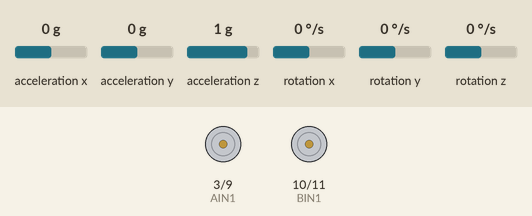
Recording of a sketch running on a simulated Arduino Uno, built with avr-gcc and run on an emulated ATmega328P. Parts: motor-driver pin pairs drawn as motors (green arrow = first pin HIGH = forward, orange = second pin HIGH = backward, longer = more drive). Wiring (inferred from the names in the program): MPU-6050 motion sensor at I2C address 0x68. The test bench sets the inputs (shaded band); at power-on: acceleration y 0 g, rotation x 0 °/s, acceleration z 1 g, acceleration x 0 g, rotation y 0 °/s, rotation z 0 °/s.

Above: at 1.3 s.
1.4 s: acceleration y set to -1.4 g
At 1.89 s:
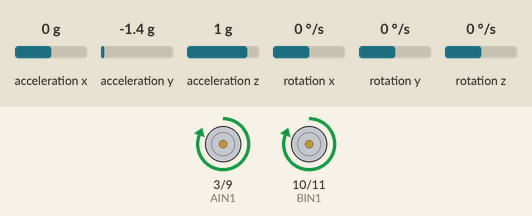
3.5 s: rotation x set to 192 °/s
At 4.5 s:
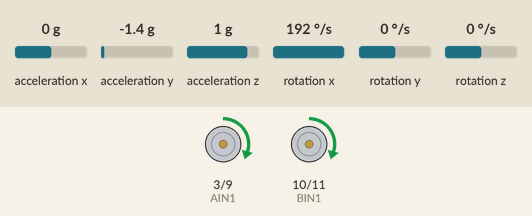
6.5 s: acceleration y set to -1 g
At 7.1 s:
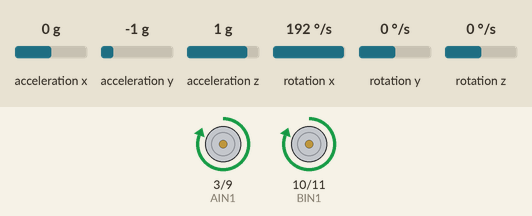
8.0 s: acceleration y set to 0 g
At 9.49 s:
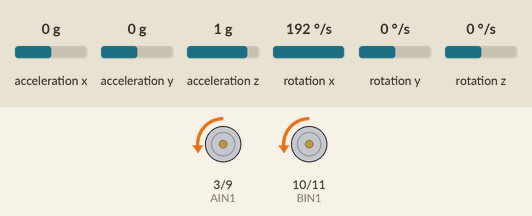
11.0 s: acceleration z set to 0.1 g
14.0 s: acceleration z set to -0.2 g
Timing chart, 0 to 16.6 s (numbered marks = the images above; inputs shaded):
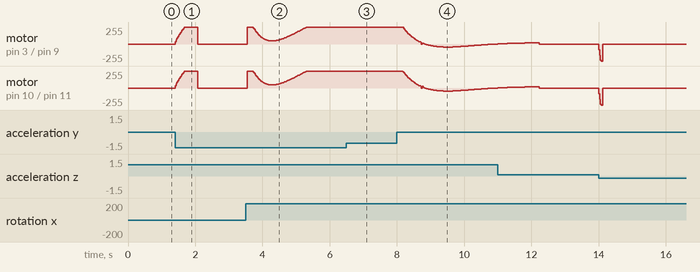

Measured:
- the behaviour switches between -1.2 and -1.1 g on acceleration y (found by bisection; images 2 and 3)
- after the input at 1.4 s, motor on pin 3 (AIN1) / pin 9 (AIN2), motor on pin 10 (BIN1) / pin 11 (BIN2): rises from stopped to forward 255/255 in 0.27 s, then falls to stopped in 0.40 s
- after the input at 6.5 s, motor on pin 3 (AIN1) / pin 9 (AIN2), motor on pin 10 (BIN1) / pin 11 (BIN2): stays forward 255/255 (without the input it goes to stopped after 0.05 s)

The sketch:

Test.ino
```cpp
#include <Wire.h>

// http://www.bajdi.com
// Self balancing bot:
// µController = ATmega328
// 2 Pololu micro metal gear motors with 60mm wheels + DRV8833 motor controller
// 6DOF MPU6050 sensor


#include "Kalman.h" // Source: https://github.com/TKJElectronics/KalmanFilter

Kalman kalmanX; // Create the Kalman instances
Kalman kalmanY; // Create the Kalman instance

/* IMU Data */
int16_t accX, accY, accZ;
int16_t tempRaw;
int16_t gyroX, gyroY, gyroZ;

float accXangle;//, accYangle; // Angle calculate using the accelerometer
float gyroXangle;//, gyroYangle; // Angle calculate using the gyro
float kalAngleX;//, kalAngleY; // Calculate the angle using a Kalman filter

unsigned long timer;
uint8_t i2cData[14]; // Buffer for I2C data
float CurrentAngle;

// Motor controller pins
const int AIN1 = 3;  // (pwm) pin 3 connected to pin AIN1
const int AIN2 = 9;  // (pwm) pin 9 connected to pin AIN2
const int BIN1 = 10; // (pwm) pin 10 connected to pin BIN1
const int BIN2 = 11;  // (pwm) pin 11 connected to pin BIN2

int speed;

// PID
const float Kp = 4;
const float Ki = 1;
const float Kd = 1;
float pTerm, iTerm, dTerm, integrated_error, last_error, error;
const float K = 1.9*1.12;
#define   GUARD_GAIN   10.0

#define runEvery(t) for (static typeof(t) _lasttime;(typeof(t))((typeof(t))millis() - _lasttime) > (t);_lasttime += (t))


void setup() {
  pinMode(AIN1, OUTPUT); // set pins to output
  pinMode(AIN2, OUTPUT);
  pinMode(BIN1, OUTPUT);
  pinMode(BIN2, OUTPUT);
  Serial.begin(57600);
  Wire.begin();

  i2cData[0] = 7; // Set the sample rate to 1000Hz - 8kHz/(7+1) = 1000Hz
  i2cData[1] = 0x00; // Disable FSYNC and set 260 Hz Acc filtering, 256 Hz Gyro filtering, 8 KHz sampling
  i2cData[2] = 0x00; // Set Gyro Full Scale Range to ±250deg/s
  i2cData[3] = 0x00; // Set Accelerometer Full Scale Range to ±2g
  while(i2cWrite(0x19,i2cData,4,false)); // Write to all four registers at once
  while(i2cWrite(0x6B,0x01,true)); // PLL with X axis gyroscope reference and disable sleep mode

    while(i2cRead(0x75,i2cData,1));
  if(i2cData[0] != 0x68) { // Read "WHO_AM_I" register
    Serial.print(F("Error reading sensor"));
    while(1);
  }

  delay(100); // Wait for sensor to stabilize

  /* Set kalman and gyro starting angle */
  while(i2cRead(0x3B,i2cData,6));
  accX = ((i2cData[0] << 8) | i2cData[1]);
  accY = ((i2cData[2] << 8) | i2cData[3]);
  accZ = ((i2cData[4] << 8) | i2cData[5]);
  accXangle = (atan2(accY,accZ)+PI)*RAD_TO_DEG;

  kalmanX.setAngle(accXangle); // Set starting angle
  gyroXangle = accXangle;
  timer = micros();
}

void loop() {
  runEvery(25)  // run code @ 40 Hz
  {
    dof();
    if (CurrentAngle <= 180.2 && CurrentAngle >= 179.8)
    {
      stop();
    }
    else{
    if (CurrentAngle < 230 && CurrentAngle > 130)
    {
    Pid();
    Motors();
    }
    else
    {
      stop();
    }
  }
  }
}

void Motors(){
  if (speed > 0)
  {
    //forward
    analogWrite(AIN1, speed);
    analogWrite(AIN2, 0);
    analogWrite(BIN1, speed);
    analogWrite(BIN2, 0);
  }
  else
  {
    // backward
    speed = map(speed,0,-255,0,255);
    analogWrite(AIN1, 0);
    analogWrite(AIN2, speed);
    analogWrite(BIN1, 0);
    analogWrite(BIN2, speed);
  }
}

void stop()
{
  analogWrite(AIN1, 0);
  analogWrite(AIN2, 0);
  analogWrite(BIN1, 0);
  analogWrite(BIN2, 0);
}

void Pid(){
  error = 180 - CurrentAngle;  // 180 = level
  pTerm = Kp * error;
  integrated_error += error;
  iTerm = Ki * constrain(integrated_error, -GUARD_GAIN, GUARD_GAIN);
  dTerm = Kd * (error - last_error);
  last_error = error;
  speed = constrain(K*(pTerm + iTerm + dTerm), -255, 255);
}

void dof()
{
  while(i2cRead(0x3B,i2cData,14));
  accX = ((i2cData[0] << 8) | i2cData[1]);
  accY = ((i2cData[2] << 8) | i2cData[3]);
  accZ = ((i2cData[4] << 8) | i2cData[5]);
  tempRaw = ((i2cData[6] << 8) | i2cData[7]);
  gyroX = ((i2cData[8] << 8) | i2cData[9]);
  gyroY = ((i2cData[10] << 8) | i2cData[11]);
  gyroZ = ((i2cData[12] << 8) | i2cData[13]);
  accXangle = (atan2(accY,accZ)+PI)*RAD_TO_DEG;
  double gyroXrate = (double)gyroX/131.0;
  CurrentAngle = kalmanX.getAngle(accXangle, gyroXrate, (double)(micros()-timer)/1000000);
  timer = micros();
}
```

I2C.ino
```cpp
#include <Wire.h>


const uint8_t IMUAddress = 0x68; // AD0 is logic low on the PCB
const uint16_t I2C_TIMEOUT = 1000;

uint8_t i2cWrite(uint8_t registerAddress, uint8_t data, bool sendStop) {
  return i2cWrite(registerAddress, &data, 1, sendStop); // Returns 0 on success
}

uint8_t i2cWrite(uint8_t registerAddress, uint8_t *data, uint8_t length, bool sendStop) {
  Wire.beginTransmission(IMUAddress);
  Wire.write(registerAddress);
  Wire.write(data, length);
  uint8_t rcode = Wire.endTransmission(sendStop); // Returns 0 on success
  if (rcode) {
    Serial.print(F("i2cWrite failed: "));
    Serial.println(rcode);
  }
  return rcode; // See: http://arduino.cc/en/Reference/WireEndTransmission
}

uint8_t i2cRead(uint8_t registerAddress, uint8_t *data, uint8_t nbytes) {
  uint32_t timeOutTimer;
  Wire.beginTransmission(IMUAddress);
  Wire.write(registerAddress);
  uint8_t rcode = Wire.endTransmission(false); // Don't release the bus
  if (rcode) {
    Serial.print(F("i2cRead failed: "));
    Serial.println(rcode);
    return rcode; // See: http://arduino.cc/en/Reference/WireEndTransmission
  }
  Wire.requestFrom(IMUAddress, nbytes, (uint8_t)true); // Send a repeated start and then release the bus after reading
  for (uint8_t i = 0; i < nbytes; i++) {
    if (Wire.available())
      data[i] = Wire.read();
    else {
      timeOutTimer = micros();
      while (((micros() - timeOutTimer) < I2C_TIMEOUT) && !Wire.available());
      if (Wire.available())
        data[i] = Wire.read();
      else {
        Serial.println(F("i2cRead timeout"));
        return 5; // This error value is not already taken by endTransmission
      }
    }
  }
  return 0; // Success
}
```
